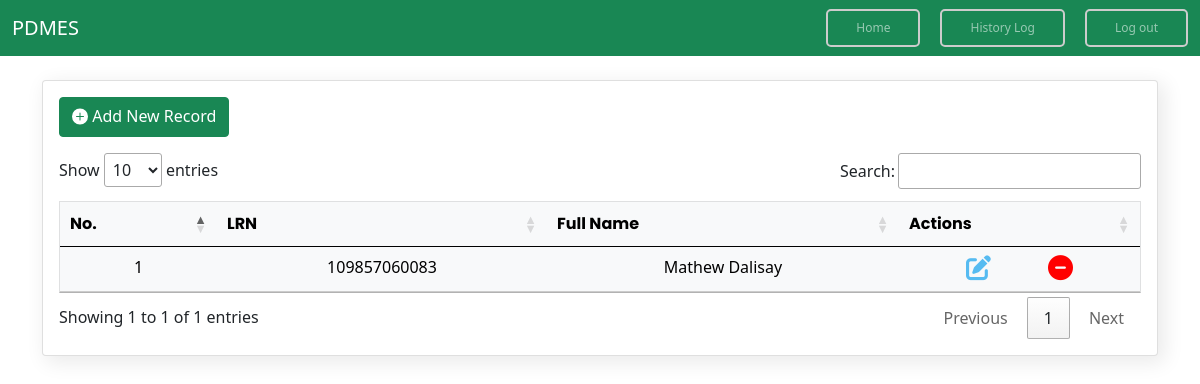
The app's page /home.php (signed in), older data.
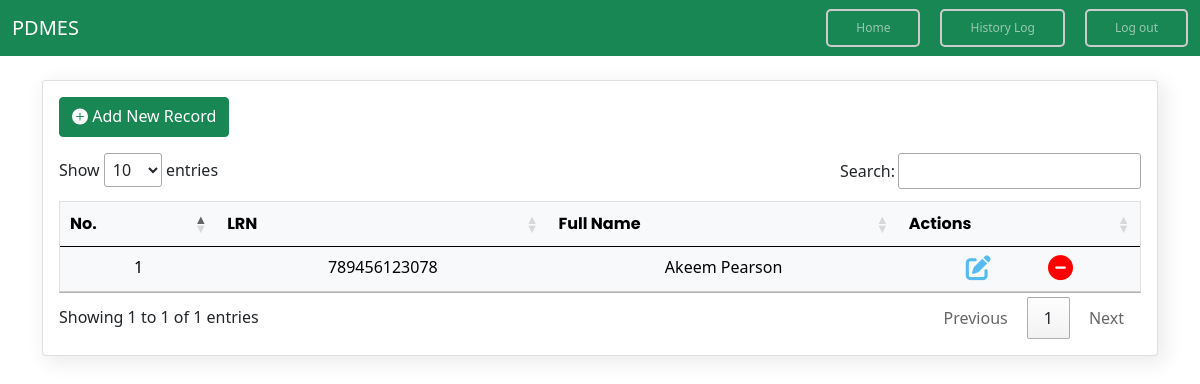
The same page, newer data.
### tables this page shows
CREATE TABLE `learners_personal_infos` (
  `id` int(11) NOT NULL,
  `lrn` varchar(50) NOT NULL,
  `last_name` varchar(50) NOT NULL,
  `first_name` varchar(50) NOT NULL,
  `middle_name` varchar(50) NOT NULL,
  `suffix` varchar(50) NOT NULL,
  `birth_date` date NOT NULL,
  `sex` varchar(50) NOT NULL,
  `remarks` varchar(50) NOT NULL,
  `date_time_created` datetime NOT NULL,
  `date_time_updated` datetime NOT NULL
);

### home.php (the view, shortened to what this page needs)
<?php
include 'connection.php';
include 'includes/header.php';
?>
  <link rel="stylesheet" href="src/css/table.data.css">
  <link rel="stylesheet" type="text/css" href="https://cdn.datatables.net/1.11.5/css/jquery.dataTables.css">
<?php include 'includes/topnav.php';?>
<div class="container py-4">
<div class="card px-3 pb-3 pt-2" style="box-shadow: 5px 5px 20px 2px #EBEBEB ;">
<div class="card-header bg-white px-0 pb-3" style="border-bottom: none;">
    <a href="new-student.php" class="btn btn-success"><svg xmlns="http://www.w3.org/2000/svg" width="16" height="25" fill="currentColor" class="bi bi-plus-circle-fill" viewBox="0 0 16 18">
  <path d="M16 8A8 8 0 1 1 0 8a8 8 0 0 1 16 0zM8.5 4.5a.5.5 0 0 0-1 0v3h-3a.5.5 0 0 0 0 1h3v3a.5.5 0 0 0 1 0v-3h3a.5.5 0 0 0 0-1h-3v-3z"/>
</svg>
        Add New Record</a>
</div>
<table class="table table-hover table-light text-center mt-5" id="data">
    <thead style="font-family:var(--poppins); font: weight 500px;">
        <tr>
            <th>No.</th>
            <th>LRN</th>
            <th>Full Name</th>
            <th>Actions</th>
        </tr>
    </thead>
    <tbody>
        <?php
        $sql = "SELECT * FROM learners_personal_infos ORDER BY id DESC ";
        $run = mysqli_query($conn,$sql);
        if(mysqli_num_rows($run) > 0){
            $count = 0;
            foreach($run as $row){
              $lrn = $row['lrn'];
              $encrypted_data = (($lrn*12345678911*56789)/987654);
              $edit_link = "edit-student.php?sid=" . urlencode(base64_encode($encrypted_data));
              $view_link = "student-profile.php?sid=" . urlencode(base64_encode($encrypted_data));
              $delete_link = "delete-student.php?sid=" . urlencode(base64_encode($encrypted_data));
                $count++;
                ?>
                    <tr class="clickable-row" data-href="<?php echo $view_link ?>" style="cursor:pointer;">
                        <td><?php echo $count;?></td>
                        <td><?php echo $row ['lrn']?></td>
                        <td><?php echo $row ['first_name']. " " . $row ['last_name']?></td>
                        <td class="d-flex flex-row justify-content-evenly">
                            <a href="<?php echo $edit_link ?>"><i style="color:#56BBF1; font-size:25px;" class="fa-solid fa-pen-to-square"></i></a>
                            <a href="<?php echo $delete_link ?>"><i style="color:red; font-size:25px;" class="fa-solid fa-circle-minus"></i></a>
                        </td>
                    </tr>
                <?php
            }
        }
        ?>
    </tbody>
</table>
</div>
</div>
</body>
</html>

Row changes from the older to the newer data that the page shows:
removed learners_personal_infos: lrn "109857060083", first_name "Mathew", last_name "Dalisay"
added learners_personal_infos: lrn "789456123078", first_name "Akeem", last_name "Pearson"
